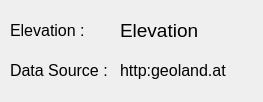
<?xml version="1.0" encoding="UTF-8"?>
<ui version="4.0">
 <class>AustrianElevationDialogBase</class>
 <widget class="QDialog" name="AustrianElevationDialogBase">
  <property name="geometry">
   <rect>
    <x>0</x>
    <y>0</y>
    <width>263</width>
    <height>102</height>
   </rect>
  </property>
  <property name="windowTitle">
   <string>AustrianElevation</string>
  </property>
  <widget class="QLabel" name="label">
   <property name="geometry">
    <rect>
     <x>120</x>
     <y>10</y>
     <width>251</width>
     <height>41</height>
    </rect>
   </property>
   <property name="font">
    <font>
     <pointsize>14</pointsize>
    </font>
   </property>
   <property name="text">
    <string>Elevation</string>
   </property>
  </widget>
  <widget class="QLabel" name="label_3">
   <property name="geometry">
    <rect>
     <x>10</x>
     <y>10</y>
     <width>111</width>
     <height>41</height>
    </rect>
   </property>
   <property name="font">
    <font>
     <pointsize>12</pointsize>
    </font>
   </property>
   <property name="text">
    <string>Elevation :</string>
   </property>
  </widget>
  <widget class="QLabel" name="label_4">
   <property name="geometry">
    <rect>
     <x>10</x>
     <y>50</y>
     <width>111</width>
     <height>41</height>
    </rect>
   </property>
   <property name="font">
    <font>
     <pointsize>12</pointsize>
    </font>
   </property>
   <property name="text">
    <string>Data Source :</string>
   </property>
  </widget>
  <widget class="QLabel" name="label_2">
   <property name="geometry">
    <rect>
     <x>120</x>
     <y>50</y>
     <width>141</width>
     <height>41</height>
    </rect>
   </property>
   <property name="font">
    <font>
     <pointsize>12</pointsize>
    </font>
   </property>
   <property name="text">
    <string>http:geoland.at</string>
   </property>
  </widget>
 </widget>
 <resources/>
 <connections/>
</ui>
